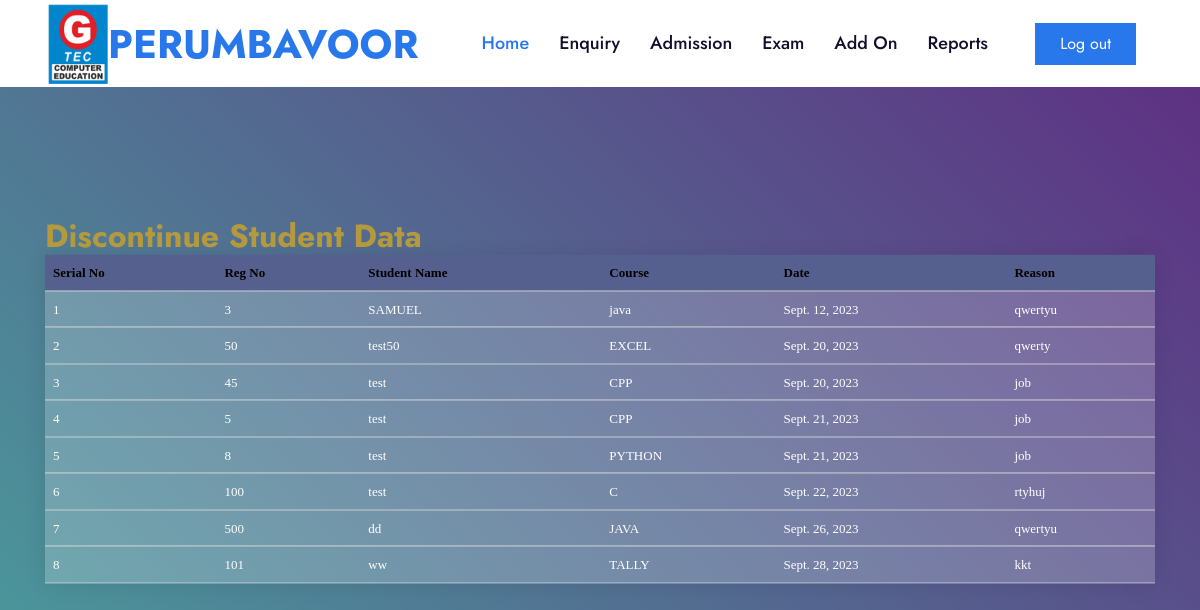
Page /discontinue_report/ on the committed database.
### gemappp/models.py (models this page shows, shortened)
class Discontinue(models.Model):
    regno = models.CharField(max_length=10, unique=True)
    name = models.CharField(max_length=100)
    course = models.CharField(max_length=100)
    discontinue_date = models.DateField()
    remarks = models.TextField()

### gemappp/views.py (the view)
# urls.py: path('discontinue_report/', views.discontinue_report, name='discontinue_report'),
def discontinue_report(request):
    discontinue_report = Discontinue.objects.all()
    return render(request, "discontinue_report.html", {'discontinue_report': discontinue_report})

### templates/discontinue_report.html (shortened to what this page needs)
{% extends 'base.html'%}
{% block body %}
<div class="container">
	<h2 style="color:#b49a3c;"> Discontinue Student Data</h2>
	<table>
		<thead>
			<tr>
				<th>Serial No</th>
				<th> Reg No</th>
				<th>Student Name</th>
				<th>Course</th>
				<th> Date</th>
				<th>Reason</th>
				</tr>
		</thead>
		<tbody>
        {% for i in discontinue_report %}
			<tr>
				<td>{{ i.id }}</td>
				<td>{{i.regno}}</td>
				<td>{{ i.name }}</td>
				<td>{{ i.course}}</td>
				<td>{{ i.discontinue_date}}</td>
				<td>{{ i.remarks}}</td>
				{% endfor %}
			</tr>
		</tbody>
	</table>
</div>
{% endblock %}

### static/stylereport.css (style rules this page uses)
html, body { height: 100%; }
body { margin: 0; background: linear-gradient(45deg, #49a09d, #5f2c82); font-family: sans-serif; font-weight: 100; }
.container { position: absolute; top: 50%; left: 50%; transform: translate(-50%, -50%); }
table { width: 800px; border-collapse: collapse; overflow: hidden; box-shadow: 0 0 20px rgba(0,0,0,0.1); }
th, td { padding: 15px; background-color: rgba(255,255,255,0.2); color: #fff; }
th { text-align: left; }

### static/style.css (style rules this page uses)
body { margin: 0; }

### static/style1.css (style rules this page uses)
* { -webkit-box-sizing: border-box; -moz-box-sizing: border-box; box-sizing: border-box; }
body { font-family: "Muli-Regular"; color: #666; font-size: 13px; margin: 0; }
p, h1, h2, h3, h4, h5, h6, ul { margin: 0; }

### templates/discontinue_report.html (style rules this page uses)
table { border-collapse: collapse; width: 100%; }
th, td { padding: 8px; text-align: left; border-bottom: 1px solid #DDD; }
th { color:black; }

### rows in the picture
Discontinue: id "1", regno "3", name "SAMUEL", course "java", discontinue_date "Sept. 12, 2023", remarks "qwertyu"
Discontinue: id "2", regno "50", name "test50", course "EXCEL", discontinue_date "Sept. 20, 2023", remarks "qwerty"
Discontinue: id "3", regno "45", name "test", course "CPP", discontinue_date "Sept. 20, 2023", remarks "job"
Discontinue: id "4", regno "5", name "test", course "CPP", discontinue_date "Sept. 21, 2023", remarks "job"
Discontinue: id "5", regno "8", name "test", course "PYTHON", discontinue_date "Sept. 21, 2023", remarks "job"
Discontinue: id "6", regno "100", name "test", course "C", discontinue_date "Sept. 22, 2023", remarks "rtyhuj"
Discontinue: id "7", regno "500", name "dd", course "JAVA", discontinue_date "Sept. 26, 2023", remarks "qwertyu"
Discontinue: id "8", regno "101", name "ww", course "TALLY", discontinue_date "Sept. 28, 2023", remarks "kkt"
